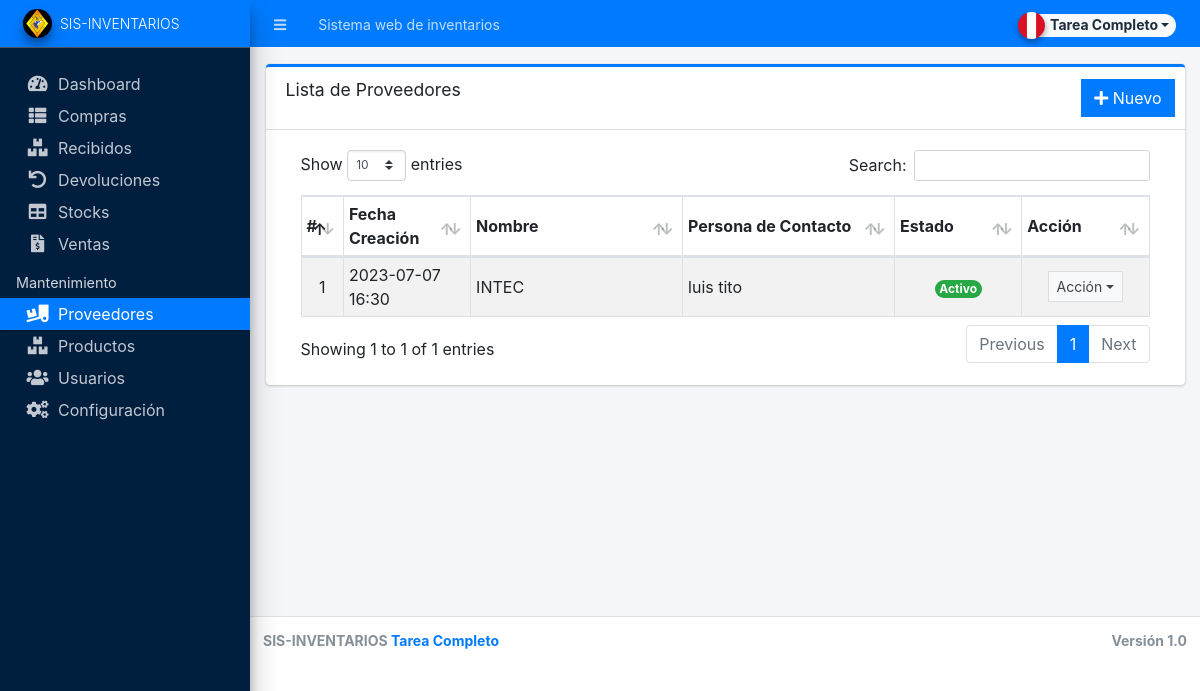
The page /admin/?page=maintenance/supplier (signed in) on the database its author committed.
### tables this page shows
CREATE TABLE `supplier_list` (
  `id` int(30) NOT NULL,
  `name` text NOT NULL,
  `address` text NOT NULL,
  `cperson` text NOT NULL,
  `contact` text NOT NULL,
  `status` tinyint(1) NOT NULL DEFAULT 1,
  `date_created` datetime NOT NULL DEFAULT current_timestamp(),
  `date_updated` datetime NOT NULL DEFAULT current_timestamp() ON UPDATE current_timestamp()
);

### admin/maintenance/supplier.php (the view, shortened to what this page needs)
<div class="card card-outline card-primary">
	<div class="card-header">
		<h3 class="card-title">Lista de Proveedores</h3>
		<div class="card-tools">
			<a href="javascript:void(0)" id="create_new" class="btn btn-flat btn-primary"><span class="fas fa-plus"></span> Nuevo</a>
		</div>
	</div>
	<div class="card-body">
		<div class="container-fluid">
			<div class="container-fluid">
				<table class="table table-bordered table-striped">
					<colgroup>
						<col width="5%">
						<col width="15%">
						<col width="25%">
						<col width="25%">
						<col width="15%">
						<col width="15%">
					</colgroup>
					<thead>
						<tr>
							<th>#</th>
							<th>Fecha Creación</th>
							<th>Nombre</th>
							<th>Persona de Contacto</th>
							<th>Estado</th>
							<th>Acción</th>
						</tr>
					</thead>
					<tbody>
						<?php
						$i = 1;
						$qry = $conn->query("SELECT * from `supplier_list`  order by `name` asc ");
						while ($row = $qry->fetch_assoc()) :
						?>
							<tr>
								<td class="text-center"><?php echo $i++; ?></td>
								<td><?php echo date("Y-m-d H:i", strtotime($row['date_created'])) ?></td>
								<td><?php echo $row['name'] ?></td>
								<td class=""><?php echo $row['cperson'] ?></td>
								<td class="text-center">
									<?php if ($row['status'] == 1) : ?>
										<span class="badge badge-success rounded-pill">Activo</span>
									<?php else : ?>
										<span class="badge badge-danger rounded-pill">Inactivo</span>
									<?php endif; ?>
								</td>
								<td align="center">
									<button type="button" class="btn btn-flat btn-default btn-sm dropdown-toggle dropdown-icon" data-toggle="dropdown">
										Acción
									</button>
								</td>
							</tr>
						<?php endwhile; ?>
					</tbody>
				</table>
			</div>
		</div>
	</div>
</div>

### rows shown on the page
supplier_list: date_created "2023-07-07 16:30", name "INTEC", cperson "luis tito", status "Activo"

### other values the page prints
$_settings->info('name') "Sistema web de inventarios"
$_settings->info('short_name') "SIS-INVENTARIOS"
